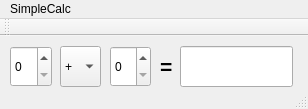
<?xml version="1.0" encoding="UTF-8"?>
<ui version="4.0">
 <class>MainWindow</class>
 <widget class="QMainWindow" name="MainWindow">
  <property name="geometry">
   <rect>
    <x>0</x>
    <y>0</y>
    <width>308</width>
    <height>109</height>
   </rect>
  </property>
  <property name="windowTitle">
   <string>MainWindow</string>
  </property>
  <widget class="QWidget" name="centralWidget">
   <widget class="QSpinBox" name="firstNumber">
    <property name="geometry">
     <rect>
      <x>10</x>
      <y>10</y>
      <width>42</width>
      <height>41</height>
     </rect>
    </property>
   </widget>
   <widget class="QSpinBox" name="secondNumber">
    <property name="geometry">
     <rect>
      <x>110</x>
      <y>10</y>
      <width>41</width>
      <height>41</height>
     </rect>
    </property>
   </widget>
   <widget class="QLineEdit" name="result">
    <property name="geometry">
     <rect>
      <x>180</x>
      <y>10</y>
      <width>113</width>
      <height>41</height>
     </rect>
    </property>
   </widget>
   <widget class="QComboBox" name="action">
    <property name="geometry">
     <rect>
      <x>60</x>
      <y>10</y>
      <width>41</width>
      <height>41</height>
     </rect>
    </property>
    <item>
     <property name="text">
      <string>+</string>
     </property>
    </item>
    <item>
     <property name="text">
      <string>-</string>
     </property>
    </item>
    <item>
     <property name="text">
      <string>*</string>
     </property>
    </item>
    <item>
     <property name="text">
      <string>/</string>
     </property>
    </item>
   </widget>
   <widget class="QLabel" name="label">
    <property name="geometry">
     <rect>
      <x>160</x>
      <y>20</y>
      <width>21</width>
      <height>21</height>
     </rect>
    </property>
    <property name="font">
     <font>
      <pointsize>16</pointsize>
      <weight>75</weight>
      <bold>true</bold>
     </font>
    </property>
    <property name="text">
     <string>=</string>
    </property>
   </widget>
  </widget>
  <widget class="QMenuBar" name="menuBar">
   <property name="geometry">
    <rect>
     <x>0</x>
     <y>0</y>
     <width>308</width>
     <height>21</height>
    </rect>
   </property>
   <widget class="QMenu" name="menuSimpleCalc">
    <property name="title">
     <string>SimpleCalc</string>
    </property>
    <addaction name="separator"/>
   </widget>
   <addaction name="menuSimpleCalc"/>
  </widget>
  <widget class="QToolBar" name="mainToolBar">
   <attribute name="toolBarArea">
    <enum>TopToolBarArea</enum>
   </attribute>
   <attribute name="toolBarBreak">
    <bool>false</bool>
   </attribute>
  </widget>
  <widget class="QStatusBar" name="statusBar"/>
 </widget>
 <layoutdefault spacing="6" margin="11"/>
 <resources/>
 <connections/>
</ui>
